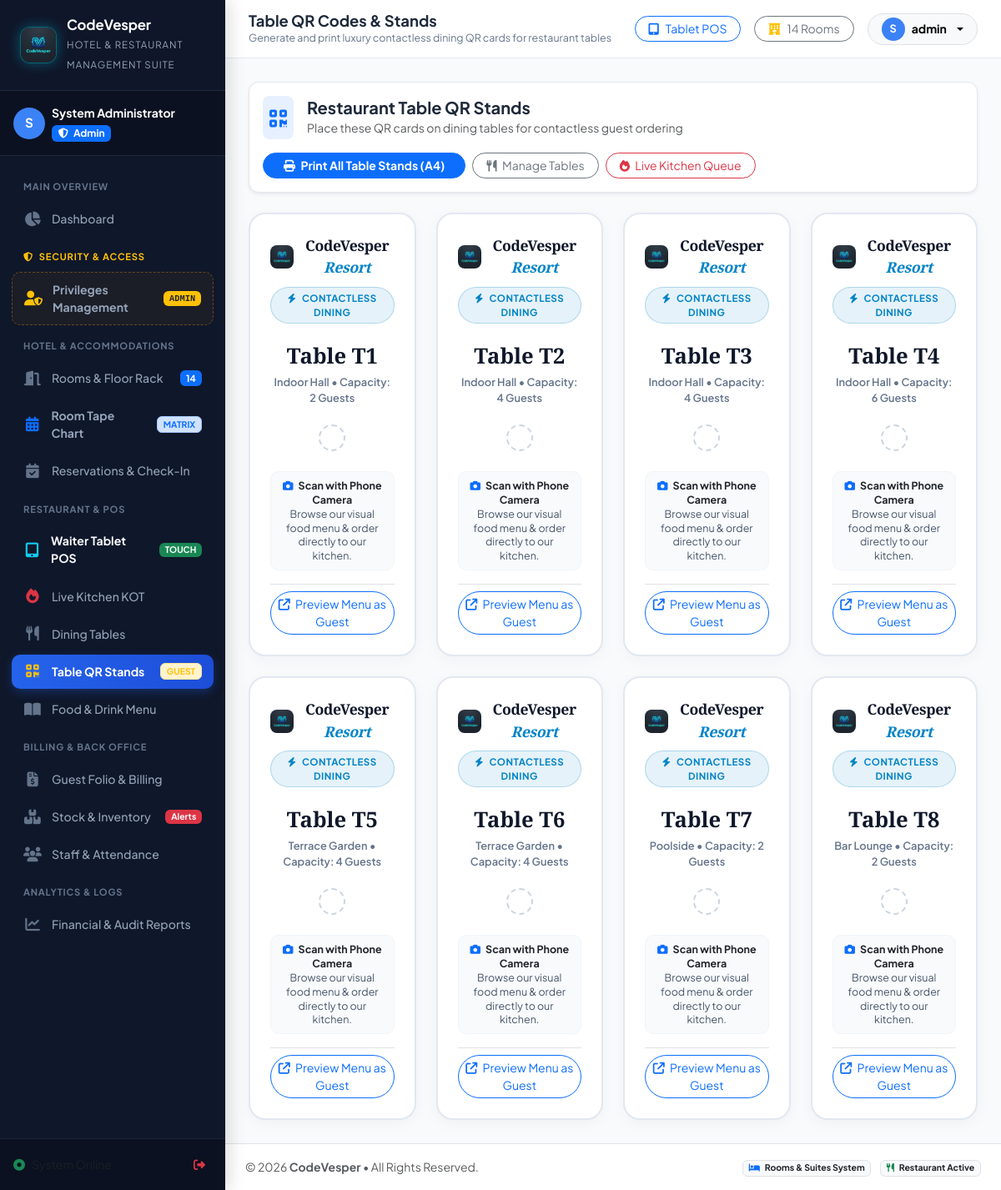
Screenshot of /table-qrs.php (signed in) with the database file from the repository.
### tables this page shows
CREATE TABLE `dining_tables` (
  `id` int NOT NULL AUTO_INCREMENT,
  `table_number` varchar(20) NOT NULL,
  `section` varchar(50) DEFAULT 'Main Dining',
  `capacity` int DEFAULT '4',
  `status` enum('available','occupied','reserved','cleaning') DEFAULT 'available',
  PRIMARY KEY (`id`)  ,
  UNIQUE KEY `table_number` (`table_number`)
);

### table-qrs.php (the view, shortened to what this page needs)
<?php
require_once __DIR__ . '/includes/header.php';
$db = getDbConnection();
$tables = $db->query("SELECT * FROM dining_tables ORDER BY id ASC")->fetchAll(PDO::FETCH_ASSOC);
?>
<div class="card-custom p-3 bg-white mb-4 no-print shadow-sm">
    <div class="d-flex flex-wrap align-items-center justify-content-between gap-3">
        <div class="d-flex align-items-center gap-3">
            <div class="p-2 bg-primary bg-opacity-10 text-primary rounded-3 fs-4">
                <i class="fa-solid fa-qrcode"></i>
            </div>
            <div>
                <h5 class="fw-bold mb-0">Restaurant Table QR Stands</h5>
                <span class="text-muted small">Place these QR cards on dining tables for contactless guest ordering</span>
            </div>
        </div>
        <div class="d-flex flex-wrap gap-2">
            <button type="button" class="btn btn-primary btn-sm px-4 rounded-pill fw-bold" onclick="window.print()">
                <i class="fa-solid fa-print me-1"></i> Print All Table Stands (A4)
            </button>
            <a href="restaurant-tables.php" class="btn btn-outline-secondary btn-sm px-3 rounded-pill">
                <i class="fa-solid fa-utensils me-1"></i> Manage Tables
            </a>
            <a href="kitchen.php" class="btn btn-outline-danger btn-sm px-3 rounded-pill">
                <i class="fa-solid fa-fire me-1"></i> Live Kitchen Queue
            </a>
        </div>
    </div>
</div>
<div class="row g-4" id="printableQrGrid">
    <?php foreach ($tables as $t):
    ?>
        <div class="col-12 col-sm-6 col-lg-4 col-xl-3 col-print-6">
            <div class="qr-card-stand">
                <div>
                    <div class="d-flex align-items-center justify-content-center gap-2 mb-2">
                        <img src="assets/images/logo.jpg" alt="Logo" style="width: 28px; height: 28px; border-radius: 8px; object-fit: cover;">
                        <div class="table-crest"><?= APP_NAME ?> <span>Resort</span></div>
                    </div>
                    <span class="stand-badge"><i class="fa-solid fa-bolt me-1"></i> Contactless Dining</span>
                    <div class="table-big-name"><?= htmlspecialchars($t['table_number']) ?></div>
                    <div class="table-section-tag"><?= htmlspecialchars($t['section'] ?? 'Main Dining Area') ?> &bull; Capacity: <?= $t['capacity'] ?> Guests</div>
                </div>
                <div>
                    <div class="qr-code-wrapper">
                    </div>
                    <div class="scan-prompt mt-2">
                        <strong class="d-block text-dark"><i class="fa-solid fa-camera text-primary me-1"></i> Scan with Phone Camera</strong>
                        <span>Browse our visual food menu &amp; order directly to our kitchen.</span>
                    </div>
                </div>
                <div class="mt-3 no-print border-top pt-2">
                    <a href="qr-menu.php?table=<?= $t['id'] ?>" target="_blank" class="btn btn-sm btn-outline-primary w-100 rounded-pill">
                        <i class="fa-solid fa-arrow-up-right-from-square me-1"></i> Preview Menu as Guest
                    </a>
                </div>
            </div>
        </div>
    <?php endforeach; ?>
</div>
<?php require_once __DIR__ . '/includes/footer.php'; ?>

### assets/css/style.css (style rules this page uses)
:root { --primary: #1e3a8a; --primary-light: #3b82f6; --primary-dark: #0f172a; --gold: #d97706; --gold-light: #f59e0b; --gold-subtle: #fef3c7; --sidebar-bg: #0f172a; --sidebar-hover: #1e293b; --sidebar-active: #2563eb; --body-bg: #f8fafc; --card-bg: #ffffff; --text-main: #1e293b; --text-muted: #64748b; --border-color: #e2e8f0; --sidebar-width: 270px; --topbar-height: 70px; --radius-sm: 8px; --radius-md: 12px; --radius-lg: 18px; --shadow-sm: 0 1px 3px rgba(0,0,0,0.06), 0 1px 2px rgba(0,0,0,0.04); --shadow-md: 0 4px 12px -2px rgba(0,0,0,0.08), 0 2px 6px -1px rgba(0,0,0,0.04); --shadow-lg: 0 12px 24px -4px rgba(0,0,0,0.12), 0 4px 10px -2px rgba(0,0,0,0.05); }
* { box-sizing: border-box; }
body { font-family: 'Plus Jakarta Sans', sans-serif; background-color: var(--body-bg); color: var(--text-main); overflow-x: hidden; margin: 0; padding: 0; }
.card-custom { background: #fff; border: 1px solid var(--border-color); border-radius: var(--radius-md); box-shadow: var(--shadow-sm); transition: transform 0.2s ease, box-shadow 0.2s ease; }

### assets/css/pos.css (style rules this page uses)
html, body { overflow-x: hidden !important; max-width: 100vw !important; }

### table-qrs.php (style rules this page uses)
.qr-card-stand { background: #ffffff; border: 2px solid #e2e8f0; border-radius: 20px; padding: 24px; text-align: center; position: relative; box-shadow: 0 4px 18px rgba(0,0,0,0.04); transition: all 0.25s ease; height: 100%; display: flex; flex-direction: column; justify-content: space-between; }
.table-crest { font-family: 'Playfair Display', serif; font-size: 1.1rem; font-weight: 700; color: #0f172a; letter-spacing: -0.3px; margin-bottom: 2px; }
.table-crest span { color: #0284c7; font-style: italic; }
.stand-badge { background: rgba(2, 132, 199, 0.1); color: #0284c7; border: 1px solid rgba(2, 132, 199, 0.25); border-radius: 999px; padding: 4px 12px; font-size: 0.72rem; font-weight: 700; text-transform: uppercase; letter-spacing: 0.5px; display: inline-block; margin-bottom: 12px; }
.qr-code-wrapper { background: #ffffff; padding: 14px; border: 2px dashed #cbd5e1; border-radius: 16px; display: inline-block; margin: 10px auto; }
.table-big-name { font-family: 'Playfair Display', serif; font-size: 1.6rem; font-weight: 800; color: #0f172a; margin: 8px 0 2px; }
.table-section-tag { font-size: 0.8rem; color: #64748b; font-weight: 600; margin-bottom: 12px; }
.scan-prompt { font-size: 0.78rem; color: #475569; line-height: 1.35; background: #f8fafc; padding: 8px 12px; border-radius: 10px; border: 1px solid #f1f5f9; }

### rows the page displays
dining_tables: table_number "Table T1", section "Indoor Hall", capacity "2"
dining_tables: table_number "Table T2", section "Indoor Hall", capacity "4"
dining_tables: table_number "Table T3", section "Indoor Hall", capacity "4"
dining_tables: table_number "Table T4", section "Indoor Hall", capacity "6"
dining_tables: table_number "Table T5", section "Terrace Garden", capacity "4"
dining_tables: table_number "Table T6", section "Terrace Garden", capacity "4"
dining_tables: table_number "Table T7", section "Poolside", capacity "2"
dining_tables: table_number "Table T8", section "Bar Lounge", capacity "2"

### other values shown
APP_NAME "CodeVesper"
APP_TAGLINE "HOTEL & RESTAURANT MANAGEMENT SUITE"
substr($user['full_name'] ?? 'U', 0, 1) "S"
$user['full_name'] "System Administrator"
$dynamicRoomCount "14"
$pageTitle "Table QR Codes & Stands"
$pageSubtitle "Generate and print luxury contactless dining QR cards for restaurant tables"
$totalHeaderRooms "14"
substr($currentUser['full_name'], 0, 1) "S"
$currentUser['username'] "admin"
